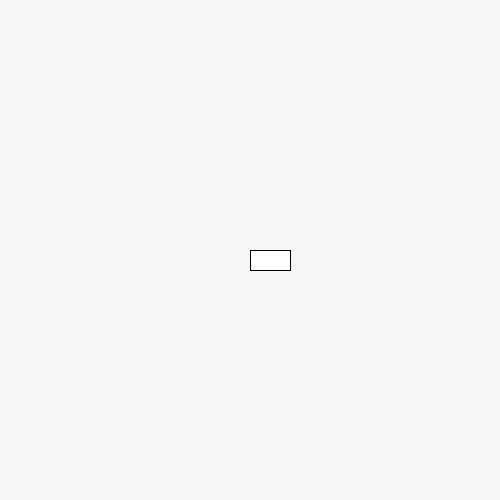
Frame 1 (no input)
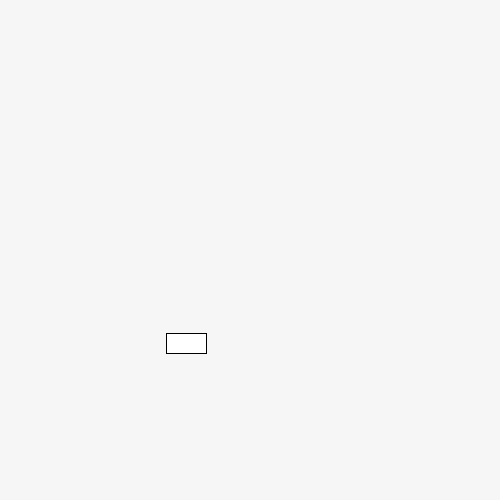
Frame 60 (the mouse pressed at the canvas centre just before this capture)
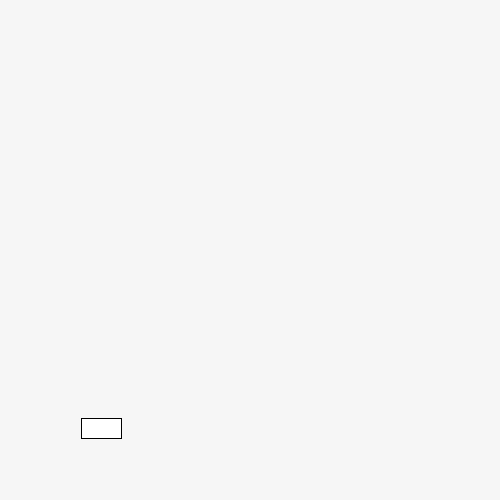
Frame 120 (the mouse held since frame 60 and released just before this capture)

The Processing sketch that drew these frames (run headless with seeded random() and noise(); from frame 60 on, the mouse is pressed at the canvas centre):

// Processing sketch: encontro2_movimento
// ── encontro2_movimento.pde
// variaveis

// int definir como variável inteira o eixo Y
// float = números não inteiros
float y=250;
float x = 250;

float vtotal = 2;
float angulo = radians(135);

// variável que define a variação incremental (delta) de Y. vai ser usada para definir o movimento do rect
float yvel=vtotal*sin(angulo);
float xvel=vtotal*cos(angulo);

//setup
void setup () {
  size (500, 500);
  println("xvel = "+xvel);
  println("yvel = "+yvel);
} 

//draw

void draw () {
  background (#f6f6f6);

  // desenhar um retângulo: posição X, posição Y, largura, altura
  // número negativo: flipa o objeto
  rect (x, y, 40, 20);

  // definir o movimento no eixo Y: a posição de Y deve ser igual a posição anterior + 1, a cada frame
  //ao invés de colocar y+1 indicamos a variação yvel
  y= y+yvel;
  x= x+xvel;


  // quando for definir um IF, é necessário colocar 2x o sinal de =
  // para evitar que seja necessário limitar as variações de velocidade à numeros que sejam multiplos da altura, definir como < ou > ao invés de == 
  if (y>500-20) {
    // inverte o delta da variável Y, fazendo o retângulo subir
    yvel=-yvel;
  }

  // bloco que define o limite superior do rect
  if (y<0) {
    // inverte o delta da variável Y, fazendo o retângulo descer
    yvel=-yvel;
  }
  
  if (x>500-40) {
    // inverte o delta da variável Y, fazendo o retângulo subir
    xvel=-xvel;
  }

  // bloco que define o limite superior do rect
  if (x<0) {
    // inverte o delta da variável Y, fazendo o retângulo descer
    xvel=-xvel;
  }
}
